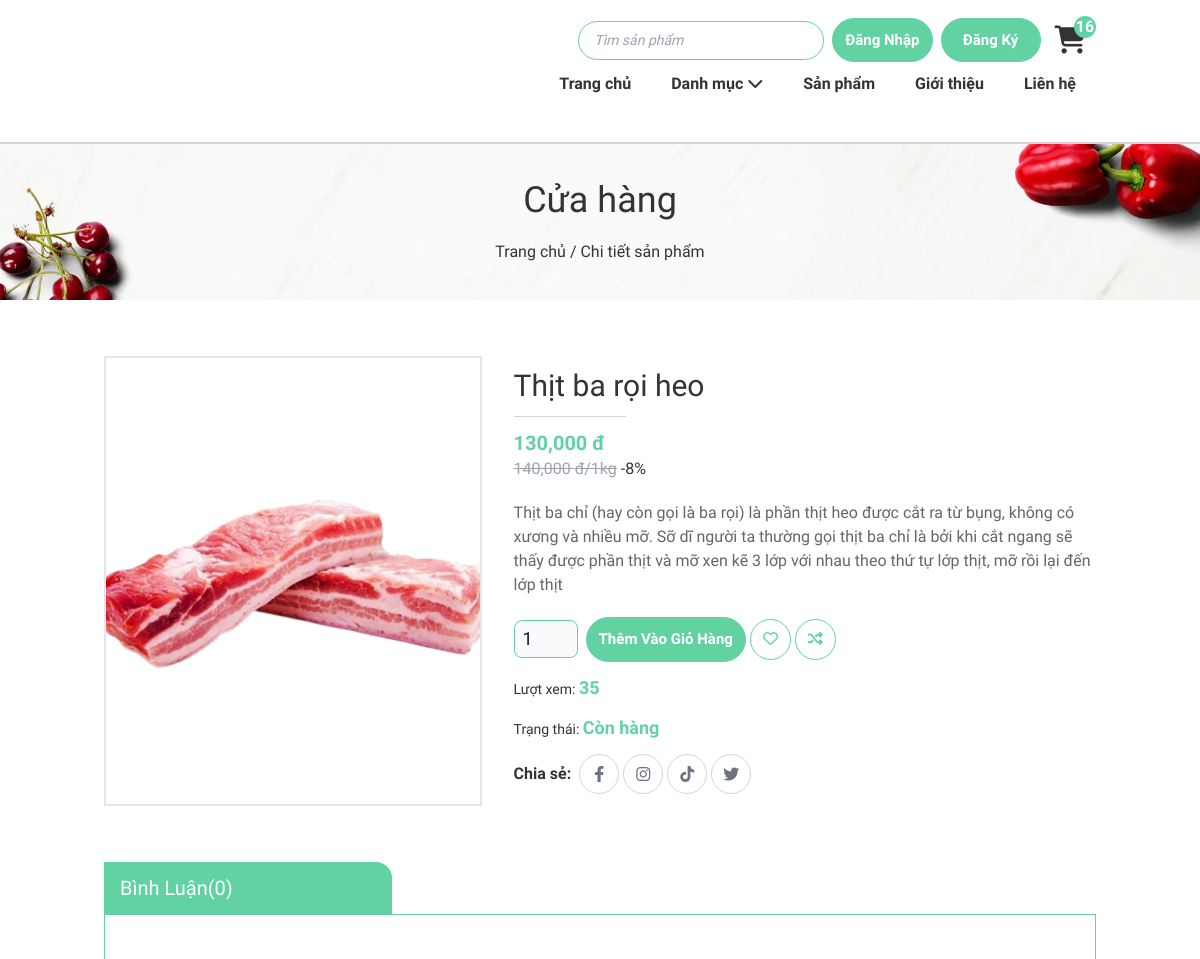
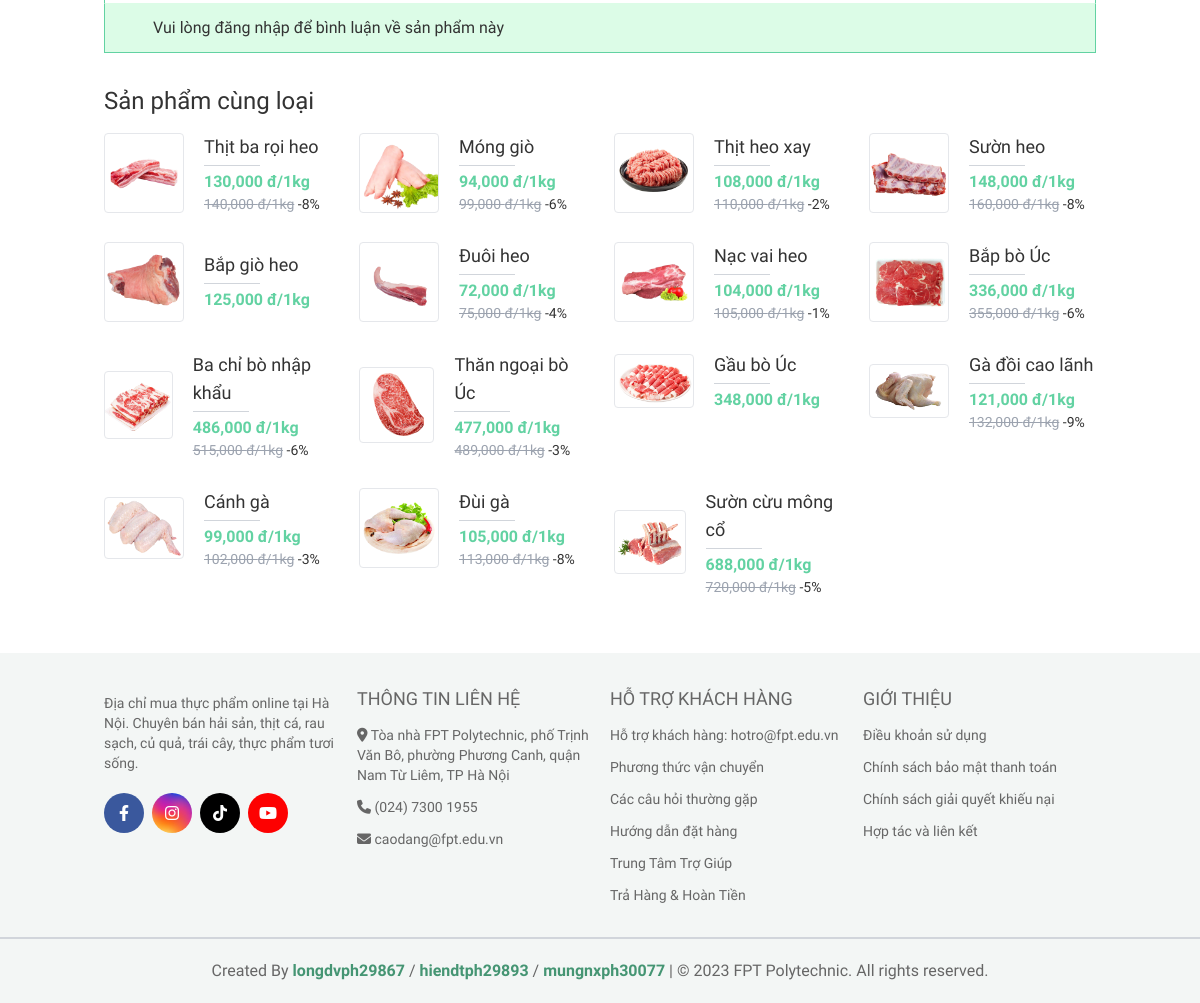
Before: /site/hang-hoa/chi-tiet.php?ma_hh=1 with the older database file (2 pictures, top to bottom).
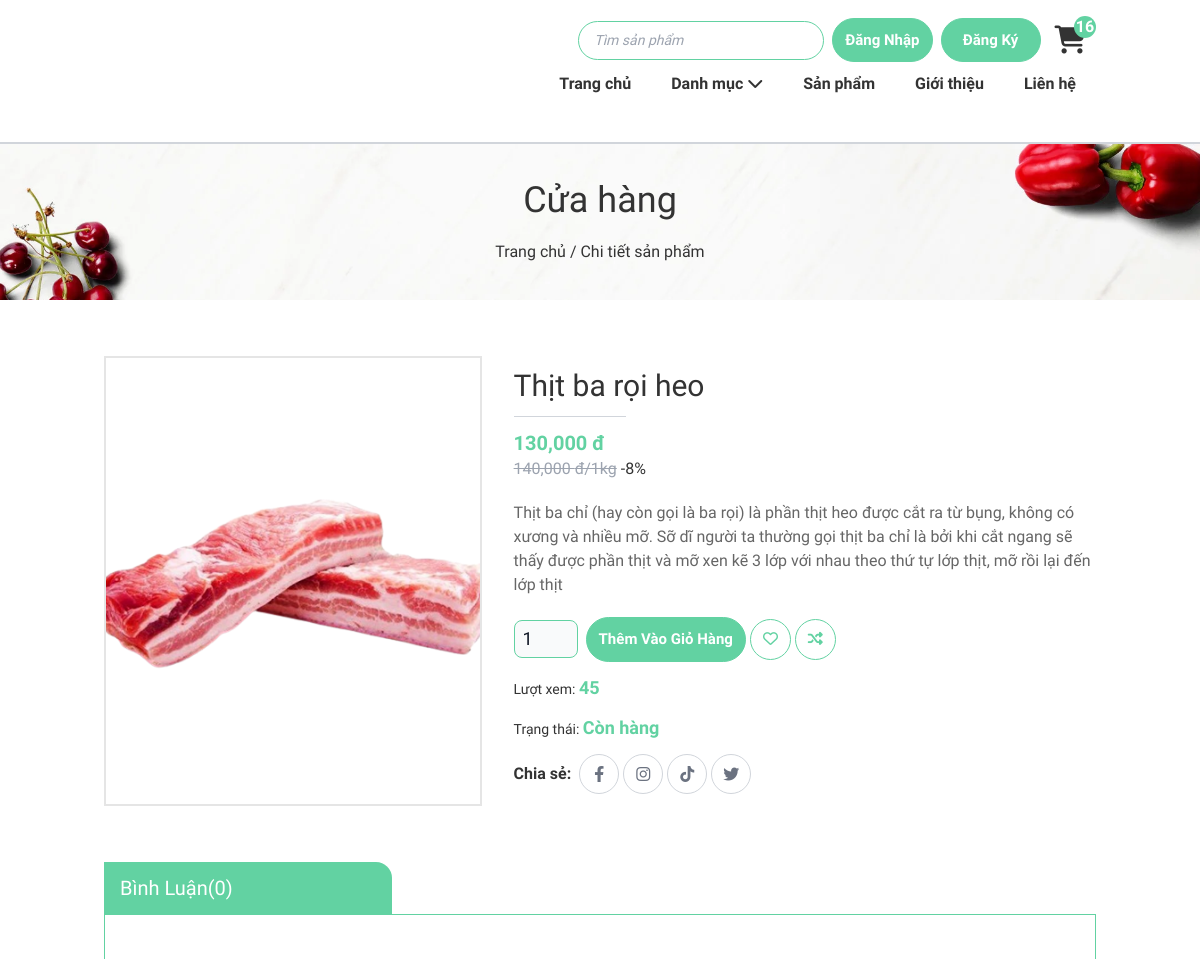
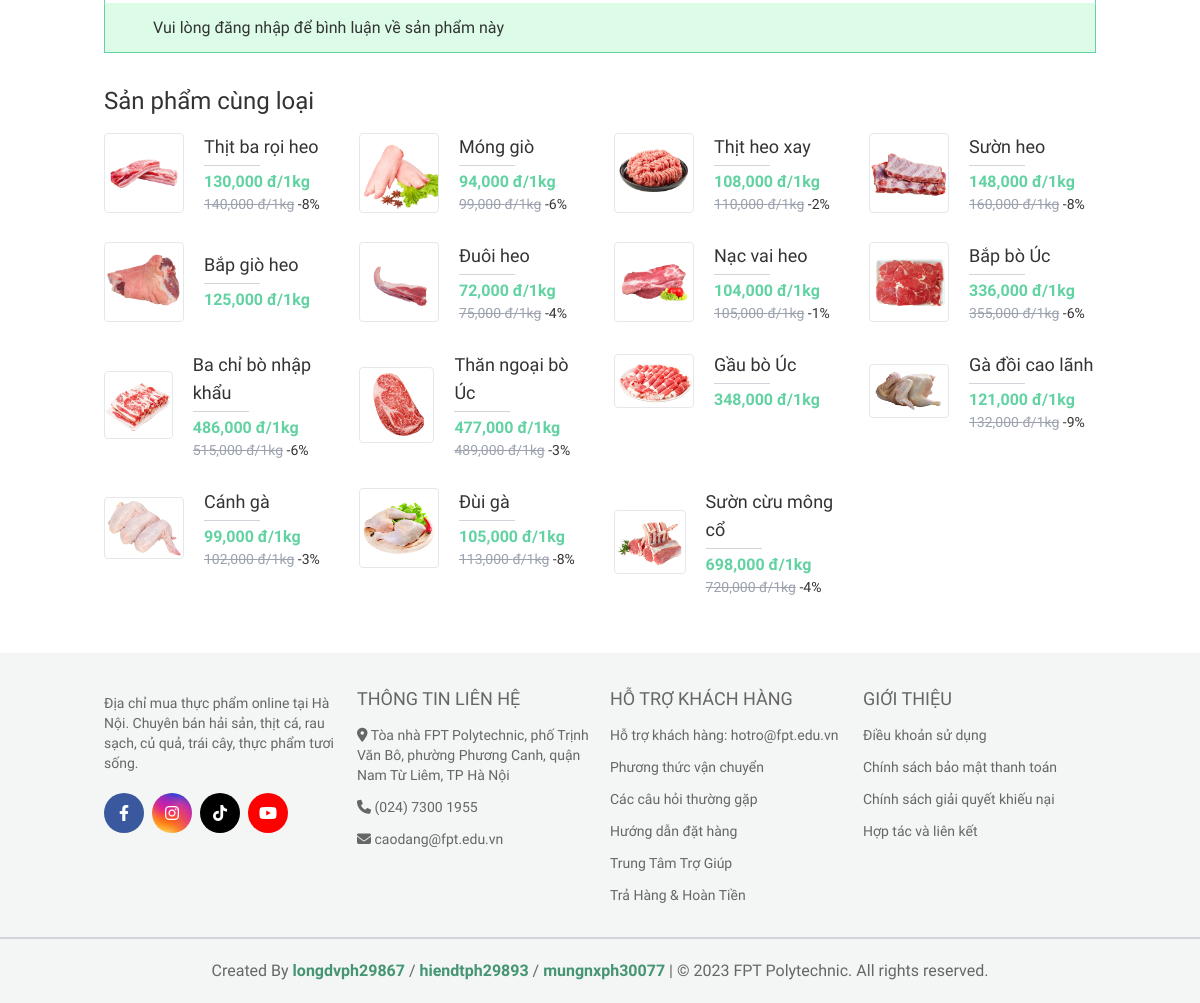
After: the same page with the newer database file (2 pictures, top to bottom).
### tables this page shows
CREATE TABLE `hang_hoa` (
  `ma_hh` int(11) NOT NULL COMMENT 'mã hàng hoá',
  `ten_hh` varchar(50) NOT NULL COMMENT 'tên hàng hoá',
  `don_gia` double(10,2) NOT NULL COMMENT 'đơn giá',
  `giam_gia` double(10,2) DEFAULT 0.00 COMMENT 'mức giảm giá',
  `hinh` varchar(50) NOT NULL COMMENT 'hình ảnh',
  `ngay_nhap` date DEFAULT NULL COMMENT 'ngày nhập hàng',
  `mo_ta` text NOT NULL COMMENT 'mô tả hàng hoá',
  `dac_biet` tinyint(1) NOT NULL COMMENT 'tràng thái đặc biệt',
  `so_luot_xem` int(11) NOT NULL DEFAULT 0 COMMENT 'số lượt xem',
  `ma_loai` int(10) NOT NULL COMMENT 'mã loại'
);

### site/hang-hoa/chi-tiet.php (called while the page is built, shortened)
<?php
    require '../../global.php';
    require '../../dao/pdo.php';
    require '../../dao/hanghoa.php';
    extract($_REQUEST);
    $hang_hoa = hanghoa_select_by_id($ma_hh);
    $hh_cung_loai = hang_hoa_select_loai($hang_hoa["ma_loai"]);
    require '../layout.php';
?>

### global.php (called while the page is built, shortened)
<?php
    $url="/food_market_10-diem";
    $url_content="$url/content";
    $url_site="$url/site";
    function discountPrecent ($price, $discount) {
        return $discount/($price/100);
    }
?>

### dao/pdo.php (called while the page is built, shortened)
<?php
function pdo_get_connection(){
    $hostname='localhost';
    $dbname='xsshop';
    $username = 'root';
    $password = '';
    try{
        $connect = new PDO("mysql:host=$hostname;dbname=$dbname;charset=utf8", $username, $password);
        $connect->setAttribute(PDO::ATTR_ERRMODE, PDO::ERRMODE_EXCEPTION);
        return $connect;
    }catch(PDOException $e){
        $e->getMessage();
    }
}
function pdo_query($sql){
    $sql_args = array_slice(func_get_args(), 1);
    try{
        $connect = pdo_get_connection();
        $stmt = $connect->prepare($sql);
        $stmt->execute($sql_args);
        $rows = $stmt->fetchAll();
        return $rows;
    }
    catch(PDOException $e){
        throw $e;
    }
    finally{
        unset($connect);
    }
}
function pdo_query_one($sql){
    $sql_args = array_slice(func_get_args(), 1);
    try{
        $connect = pdo_get_connection();
        $stmt = $connect->prepare($sql);
        $stmt->execute($sql_args);
        $row = $stmt->fetch(PDO::FETCH_ASSOC);
        return $row;
    }
    catch(PDOException $e){
        throw $e;
    }
    finally{
        unset($connect);
    }
}
?>

### dao/hanghoa.php (called while the page is built, shortened)
<?php
    function hanghoa_select_by_id($ma_hh){
        $sql = "SELECT * FROM hang_hoa WHERE ma_hh=?";
        return pdo_query_one($sql, $ma_hh);
    }
    function hang_hoa_select_loai($ma_loai){
        $sql="SELECT * FROM hang_hoa WHERE ma_loai = ?";
        return pdo_query($sql, $ma_loai);
    }
?>

### site/hang-hoa/chi-tiet-ui.php (the view, shortened to what the rows shown need)
<section class="mt-[178px] md:mt-[130px] lg:mt-[142px] flex items-center justify-center
    bg-[url('<?= $url_content ?>/image-layout/breadcrumb-banner.webp')]
    bg-cover
    border-t-2
    border-gray-300
    ">
    <div class="text-center py-9">
        <h2 class="pb-5 font-['Berkshire_Swash'] text-4xl">Cửa hàng</h2>
    </div>
</section>
<section class="detail py-14">
    <div class="container mx-auto">
        <div class="grid grid-cols-1 gap-8 min-h-[400px] lg:grid-cols-5">
            <div class="col-span-1 lg:col-span-2 border-2 border-[#e5e5e5] max-w-[500px] w-full mx-auto bg-white">
                <img class="w-full h-full object-cover" src="<?php echo "$url_content/images/image_products/$hang_hoa[hinh]" ?>" alt="">
            </div>
            <div class="col-span-1 lg:col-span-3 py-3">
                <h3 class="text-3xl hover:text-[#62d2a2]">
                    <?= $hang_hoa['ten_hh'] ?>
                </h3>
                <div class="w-28 h-[1px] bg-gray-300 my-3 duration-300"></div>
                <p class="text-[#62d2a2] text-xl font-bold"><?php echo number_format($hang_hoa['don_gia'] - $hang_hoa['giam_gia']) ?> đ</p>
                <?php
                if ($hang_hoa['giam_gia'] > 0) {
                ?>
                    <div><span class="line-through text-gray-400"><?= number_format($hang_hoa['don_gia']) ?> đ/1kg</span> -<?= ceil(discountPrecent($hang_hoa['don_gia'], $hang_hoa['giam_gia'])) ?>%</div>
                <?php
                }
                ?>
                <p class="py-5 text-[#666]">
                    <?= $hang_hoa['mo_ta'] ?>
                </p>
                <div class="flex items-center flex-col sm:flex-row">
                    <form class="flex items-center flex-col sm:flex-row sm:space-x-2 space-y-2 sm:space-y-0">
                    </form>
                    <div class="sm:ml-1 mt-2 sm:mt-0">
                    </div>
                </div>
                <h5 class="text-sm my-3">
                    Lượt xem: <span class="text-[#62d2a2] text-lg font-semibold"><?= $hang_hoa['so_luot_xem'] ?></span>
                </h5>
                <h5 class="text-sm my-3">
                    Trạng thái: <span class="text-[#62d2a2] text-lg font-semibold">Còn hàng</span>
                </h5>
                <div class="flex items-center space-x-2">
                    <h5 class="font-semibold"> Chia sẻ: </h5>
                    <div class="flex items-center space-x-1">
                    </div>
                </div>
            </div>
        </div>
    </div>
</section>
<section class="mt-8">
    <div class="container mx-auto">
        <ul class="grid gap-7 lg:grid-cols-4 md:grid-cols-3 sm:grid-cols-2 grid-cols-1">
            <?php
            foreach ($hh_cung_loai as $item) {
                $link = $url_site . "/hang-hoa/chi-tiet.php?ma_hh=" . $item['ma_hh'];
            ?>
                <a href="<?= $link ?>">
                    <li class="flex items-center">
                        <div class="w-20 border-gray-200 rounded overflow-hidden" style="border-width: 1px;">
                            <img src="<?php echo "$url_content/images/image_products/$item[hinh]" ?>" alt="">
                        </div>
                        <div class="pl-5">
                            <h4 class="text-lg"><?= $item['ten_hh'] ?></h4>
                            <div class="w-14 h-[1px] bg-gray-300 my-1"></div>
                            <p class="text-[#62d2a2] font-bold "><?= number_format($item['don_gia'] - $item['giam_gia']) ?> đ/1kg</p>
                            <?php
                                if($item['giam_gia'] > 0) {
                            ?>
                                <div class="text-sm"><span class="line-through text-gray-400"><?= number_format($item['don_gia']) ?> đ/1kg</span> -<?=ceil(discountPrecent ($item['don_gia'], $item['giam_gia']))?>%</div>
                            <?php
                                }
                            ?>
                        </div>
                    </li>
                </a>
            <?php
            }
            ?>
        </ul>
    </div>
</section>

Changed rows visible on the page:
changed hang_hoa "Thịt ba rọi heo": so_luot_xem "35" → "45"
changed hang_hoa "Sườn cừu mông cổ": $item['don_gia'] - $item['giam_gia'] "688,000" → "698,000"; don_gia+giam_gia "5" → "4"
